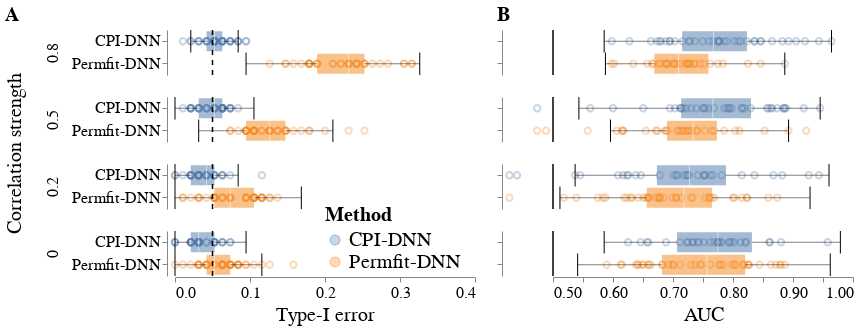

Notebook source saved alongside this figure:
### Code cell
## Create left panel ##
height = 45
box_t1 = alt.Chart(
    df_t1_error
).mark_boxplot(
    size=20, outliers=False, ticks=True, opacity=0.5                                     
).encode(
    y=alt.Y('Method:N', title=None),
    x=alt.X('V1:Q', title='Type-I error', scale=alt.Scale(domain=(0, 0.4))),
    color='Method:N'
).properties(
    height=height,
    width=300
)

point_t1 = alt.Chart(
    df_t1_error
).mark_point(
    size=40, opacity=0.3
).encode(
    y=alt.Y('Method:N', title=None),
    x=alt.X('V1:Q', 
            title='Type-I error',scale=alt.Scale(domain=(0, 0.4))),
    color='Method:N'
).properties(
    height=height,
    width=300
).transform_sample(
    70
)

rule1 = alt.Chart(pd.DataFrame({
  'V1': [0.05],
})).mark_rule(size=1.5, strokeDash=[5, 5]).encode(
  x=alt.X('V1:Q', axis=alt.Axis(tickCount=5)),
  color = alt.value('black')
)

fig_t1_Mi = point_t1 + box_t1 + rule1
fig_t1_Mi = fig_t1_Mi.facet(
    row=alt.Row('correlation:O', title='Correlation strength',
                sort='descending')
).properties(
    title="A"
)

## create right panel ##
box_auc = alt.Chart(
    df_auc
).mark_boxplot(
    size=20, outliers=False, ticks=True, opacity=0.5
).encode(
    y=alt.Y('Method:N', axis=alt.Axis(labels=False, title=None)),
    x=alt.X('V1:Q', title='AUC', scale=alt.Scale(domain=(0.5, 1))),
    color='Method:N'
).properties(
    height=height,
    width=300
)

point_auc = alt.Chart(
    df_auc
).mark_point(
    size=40, opacity=0.3
).encode(
    y=alt.Y('Method:N', axis=alt.Axis(labels=False, title=None)),
    x=alt.X('V1:Q',  title='AUC', scale=alt.Scale(domain=(0.5, 1))),
    color='Method:N'
).properties(
    height=height,
    width=300
).transform_sample(
    70
)


rule2 = alt.Chart(pd.DataFrame({
  'V1': [0.5],
  'nominal_error': ['nominal Type-1 error'],
  'color': ['black']
})).mark_rule(size=1.5, color='black').encode(
  x='V1:Q'
)

fig_auc_Mi = point_auc + box_auc + rule2
fig_auc_Mi = fig_auc_Mi.facet(
    row=alt.Row('correlation:O',
                title=None,
                sort='descending',
                header=alt.Header(title=None, labels=False))
).properties(
    title="B"
)

my_font = 'Helvetica'
fig = alt.hconcat(
    fig_t1_Mi,
    fig_auc_Mi
).configure_axis(
    grid=False, 
    titleFont=my_font,
    titleFontWeight='normal',
    labelFont=my_font,
    labelFontSize=16,
    titleFontSize=20
).configure_header(
    titleFont=my_font,
    titleFontWeight='normal',
    labelFont=my_font,
    titleFontSize=20,
    labelFontSize=16
).configure_view(
    strokeWidth=0
).configure_title(
    font=my_font,
    fontSize=20
).configure_legend(
    titleFontSize=20,
    labelFontSize=20,
    labelLimit=0,
    orient='none',
    legendX=150,
    legendY=175
)

# fig.save('figure_1.svg')
# fig.save('figure_1.png', scale_factor=3)
fig

### Figure 1 — Vega-Lite specification as saved in the notebook (floating-point values rounded to 4 significant figures; data arrays with more than 128 entries replaced by an {"elided": "..."} marker saying what was removed)
{"config": {"view": {"continuousWidth": 300, "continuousHeight": 300, "strokeWidth": 0}, "axis": {"grid": false, "labelFont": "Helvetica", "labelFontSize": 16, "titleFont": "Helvetica", "titleFontSize": 20, "titleFontWeight": "normal"}, "header": {"labelFont": "Helvetica", "labelFontSize": 16, "titleFont": "Helvetica", "titleFontSize": 20, "titleFontWeight": "normal"}, "legend": {"labelFontSize": 20, "labelLimit": 0, "legendX": 150, "legendY": 175, "orient": "none", "titleFontSize": 20}, "title": {"font": "Helvetica", "fontSize": 20}}, "hconcat": [{"data": {"name": "data-91cf6be9283a1c48383a89916c516668"}, "facet": {"row": {"field": "correlation", "sort": "descending", "title": "Correlation strength", "type": "ordinal"}}, "spec": {"layer": [{"mark": {"type": "point", "opacity": 0.3, "size": 40}, "encoding": {"color": {"field": "Method", "type": "nominal"}, "x": {"field": "V1", "scale": {"domain": [0, 0.4]}, "title": "Type-I error", "type": "quantitative"}, "y": {"field": "Method", "title": null, "type": "nominal"}}, "transform": [{"sample": 70}]}, {"mark": {"type": "boxplot", "opacity": 0.5, "outliers": false, "size": 20, "ticks": true}, "encoding": {"color": {"field": "Method", "type": "nominal"}, "x": {"field": "V1", "scale": {"domain": [0, 0.4]}, "title": "Type-I error", "type": "quantitative"}, "y": {"field": "Method", "title": null, "type": "nominal"}}}, {"data": {"name": "data-8505381e0ccb98739b1ed271964dbef1"}, "mark": {"type": "rule", "size": 1.5, "strokeDash": [5, 5]}, "encoding": {"color": {"value": "black"}, "x": {"axis": {"tickCount": 5}, "field": "V1", "type": "quantitative"}}}], "height": 45, "width": 300}, "title": "A"}, {"data": {"name": "data-09afedcdfd28ca843b1cbca04463eb02"}, "facet": {"row": {"field": "correlation", "header": {"labels": false, "title": null}, "sort": "descending", "title": null, "type": "ordinal"}}, "spec": {"layer": [{"mark": {"type": "point", "opacity": 0.3, "size": 40}, "encoding": {"color": {"field": "Method", "type": "nominal"}, "x": {"field": "V1", "scale": {"domain": [0.5, 1]}, "title": "AUC", "type": "quantitative"}, "y": {"axis": {"labels": false, "title": null}, "field": "Method", "type": "nominal"}}, "transform": [{"sample": 70}]}, {"mark": {"type": "boxplot", "opacity": 0.5, "outliers": false, "size": 20, "ticks": true}, "encoding": {"color": {"field": "Method", "type": "nominal"}, "x": {"field": "V1", "scale": {"domain": [0.5, 1]}, "title": "AUC", "type": "quantitative"}, "y": {"axis": {"labels": false, "title": null}, "field": "Method", "type": "nominal"}}}, {"data": {"name": "data-a669c5081c408f4dad5157ad394054de"}, "mark": {"type": "rule", "color": "black", "size": 1.5}, "encoding": {"x": {"field": "V1", "type": "quantitative"}}}], "height": 45, "width": 300}, "title": "B"}], "$schema": "https://vega.github.io/schema/vega-lite/v5.14.1.json", "datasets": {"data-91cf6be9283a1c48383a89916c516668": {"elided": "800 records"}, "data-8505381e0ccb98739b1ed271964dbef1": [{"V1": 0.05}], "data-09afedcdfd28ca843b1cbca04463eb02": {"elided": "800 records"}, "data-a669c5081c408f4dad5157ad394054de": [{"V1": 0.5, "nominal_error": "nominal Type-1 error", "color": "black"}]}}
